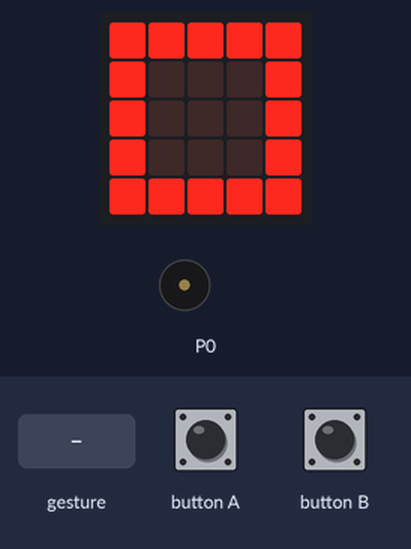
This program was run on a simulated BBC micro:bit (MakeCode). On the bench: the board's 5×5 LED display, buzzer (waves = sounding). The test bench sets the inputs (shaded band). A tilt is held for 1.5 s and a shake lasts 1 s, then the board lies face up again.

Above: at 2.0 s.
2.1 s: button A pressed for 0.15 s
At 5.0 s:
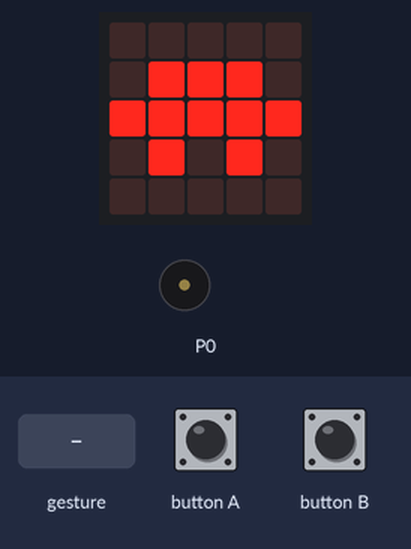
5.2 s: button B pressed for 0.15 s
At 5.6 s:
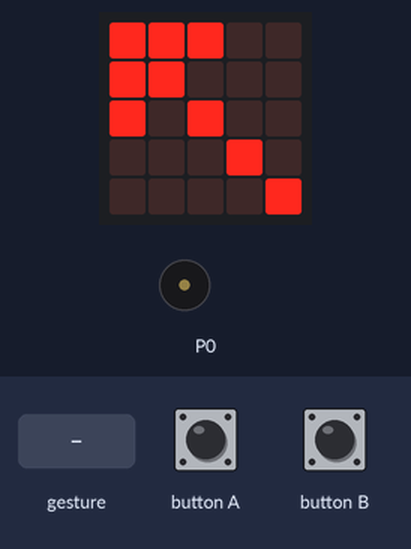
6.8 s: gesture 'shake'
At 7.18 s:
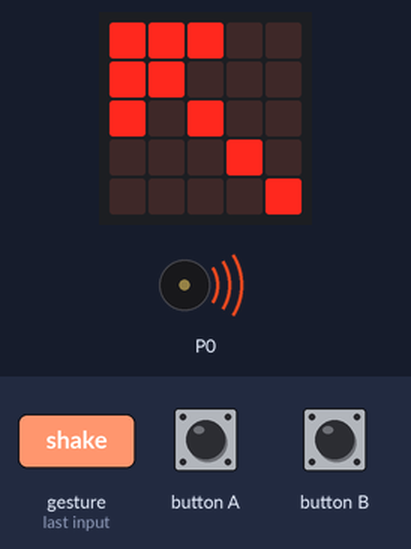
9.6 s: button A pressed for 0.15 s
At 9.93 s:
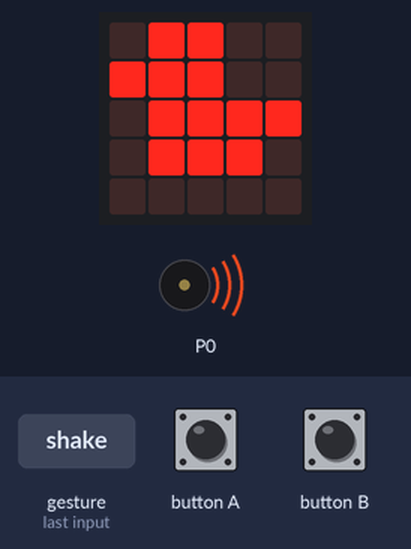
10.3 s: gesture 'shake'
Timing chart, 0 to 13.8 s (numbered marks = the images above; inputs shaded):
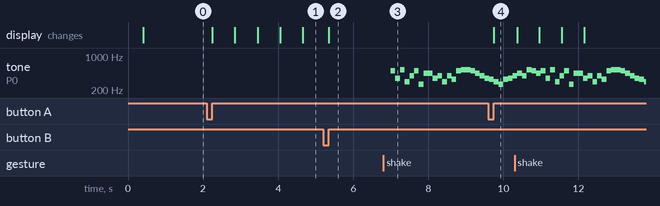

The program:

main.ts
```typescript
input.onButtonPressed(Button.A, function () {
    basic.showIcon(IconNames.Duck)
    basic.showIcon(IconNames.Happy)
    basic.showIcon(IconNames.Chessboard)
    basic.showIcon(IconNames.Ghost)
    basic.showIcon(IconNames.Tortoise)
})
input.onButtonPressed(Button.B, function () {
    basic.showArrow(ArrowNames.NorthWest)
})
input.onGesture(Gesture.Shake, function () {
    music.playMelody("B F C5 D G B C A ", 500)
    music.playMelody("A F G D G E B C5 ", 500)
    music.playMelody("C5 B A G F E D C ", 500)
    music.playMelody("E F G A G C5 B A ", 250 + 250)
})
basic.showLeds(`
    # . . . #
    . # . # .
    . . # . .
    . # . . .
    # . . . .
    `)
basic.showLeds(`
    # # # # #
    # . . . #
    # . . . #
    # . . . #
    # # # # #
    `)
```

test.ts
```typescript
// les tests vont ici ; cela ne sera pas compilé si ce paquet est utilisé en tant qu'extension.
```

Measured:
- after the input at 2.1 s, the display: first changes after 0.15 s (image 1 shows a later state)
- after the input at 5.2 s, the display: changes after 0.15 s (image 2)
- after the input at 6.8 s, tone on P0: plays 494 Hz for 0.13 s, 349 Hz for 0.13 s, 523 Hz for 0.13 s, 294 Hz for 0.13 s, 392 Hz for 0.13 s, 494 Hz for 0.13 s … (19 notes in this stretch), starting after 0.20 s
- after the input at 9.6 s, the display: changes after 0.15 s (image 4)
